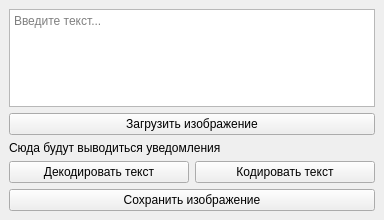
<?xml version="1.0" encoding="UTF-8"?>
<ui version="4.0">
 <class>MainWindow</class>
 <widget class="QMainWindow" name="MainWindow">
  <property name="geometry">
   <rect>
    <x>0</x>
    <y>0</y>
    <width>384</width>
    <height>220</height>
   </rect>
  </property>
  <property name="windowTitle">
   <string notr="true">Стенограф</string>
  </property>
  <property name="windowIcon">
   <iconset resource="resources.qrc">
    <normaloff>:/resources/typewriter.png</normaloff>:/resources/typewriter.png</iconset>
  </property>
  <widget class="QWidget" name="central_widget">
   <layout class="QVBoxLayout" name="vertical_layout">
    <item>
     <layout class="QHBoxLayout" name="horizontal_layout"/>
    </item>
    <item>
     <widget class="QPlainTextEdit" name="text_edit">
      <property name="sizePolicy">
       <sizepolicy hsizetype="Expanding" vsizetype="Expanding">
        <horstretch>1</horstretch>
        <verstretch>0</verstretch>
       </sizepolicy>
      </property>
      <property name="placeholderText">
       <string>Введите текст...</string>
      </property>
     </widget>
    </item>
    <item>
     <widget class="QPushButton" name="load_button">
      <property name="text">
       <string>Загрузить изображение</string>
      </property>
     </widget>
    </item>
    <item>
     <widget class="QLabel" name="output_label">
      <property name="sizePolicy">
       <sizepolicy hsizetype="Preferred" vsizetype="Preferred">
        <horstretch>1</horstretch>
        <verstretch>0</verstretch>
       </sizepolicy>
      </property>
      <property name="text">
       <string>Сюда будут выводиться уведомления</string>
      </property>
      <property name="scaledContents">
       <bool>false</bool>
      </property>
      <property name="alignment">
       <set>Qt::AlignLeading|Qt::AlignLeft|Qt::AlignTop</set>
      </property>
      <property name="wordWrap">
       <bool>true</bool>
      </property>
     </widget>
    </item>
    <item>
     <layout class="QHBoxLayout" name="horizontalLayout_2">
      <item>
       <widget class="QPushButton" name="decode_button">
        <property name="text">
         <string>Декодировать текст</string>
        </property>
       </widget>
      </item>
      <item>
       <widget class="QPushButton" name="encode_button">
        <property name="text">
         <string>Кодировать текст</string>
        </property>
       </widget>
      </item>
     </layout>
    </item>
    <item>
     <widget class="QPushButton" name="save_button">
      <property name="text">
       <string>Сохранить изображение</string>
      </property>
     </widget>
    </item>
   </layout>
  </widget>
 </widget>
 <tabstops>
  <tabstop>encode_button</tabstop>
  <tabstop>decode_button</tabstop>
 </tabstops>
 <resources>
  <include location="resources.qrc"/>
 </resources>
 <connections/>
</ui>
